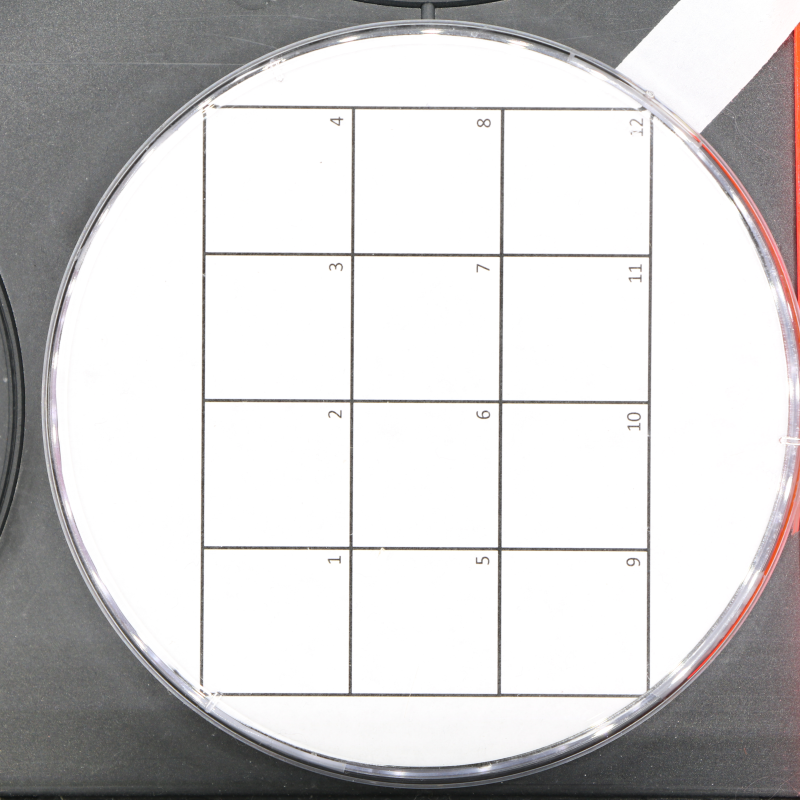
#> input picture 1_Decide_parameters/2_Align_and_crop_parameters/example_12-spot_grid.jpg, 4000 x 4000 px (shown at 1/5 size); its folder holds only this picture in this run
$ python crop.py ../1_Decide_parameters/2_Align_and_crop_parameters
#> lines starting #> are read from the running program, lines starting #| are printed output that depends on the picture
import os
import sys
from PIL import Image

wd = sys.argv[1] #"/scratch2/NSF_GWAS/deeplab/deeplab/dataset/JPEG/EJ/"

def cropshrinkIMG(file_path):

#> called with file_path = 'example_12-spot_grid.jpg'
    try:
        file_in = Image.open(file_path).convert("RGB")
#> file_in is the input picture: PIL image 4000x4000 RGB; mean R, G, B 208.6, 207.2, 207.4
        file_in = file_in.resize((900,900))
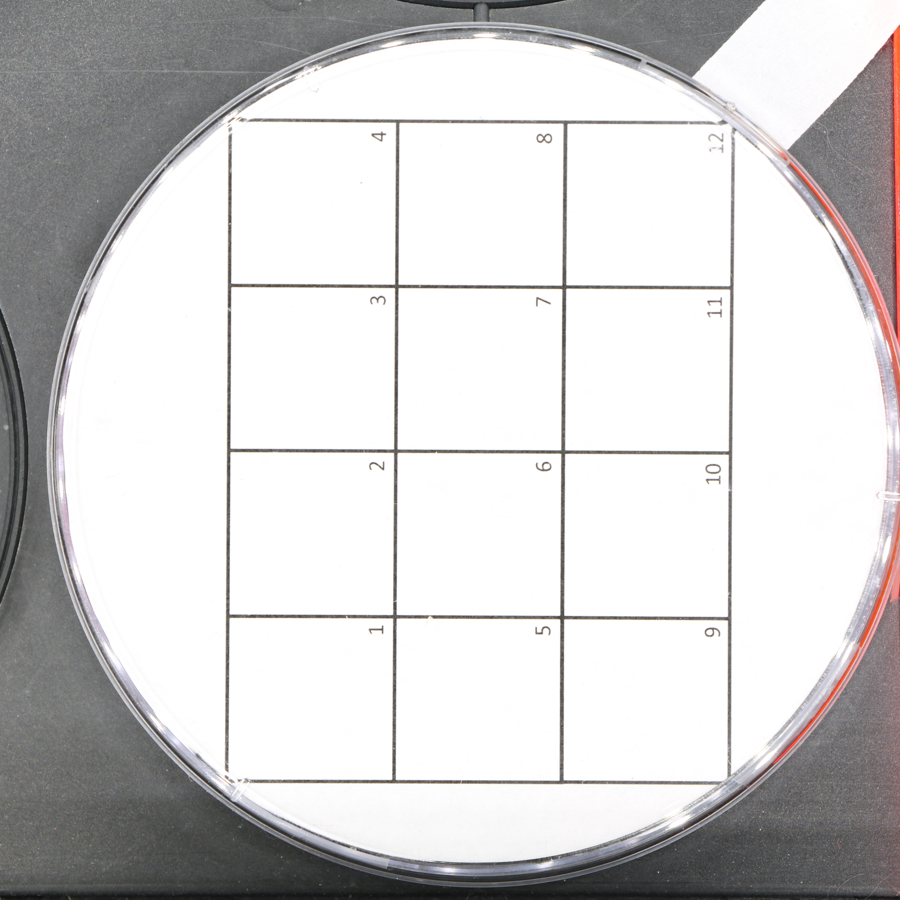
#> file_in: PIL image 900x900 RGB; mean R, G, B 208.6, 207.2, 207.4
        file_in = file_in.rotate(270)
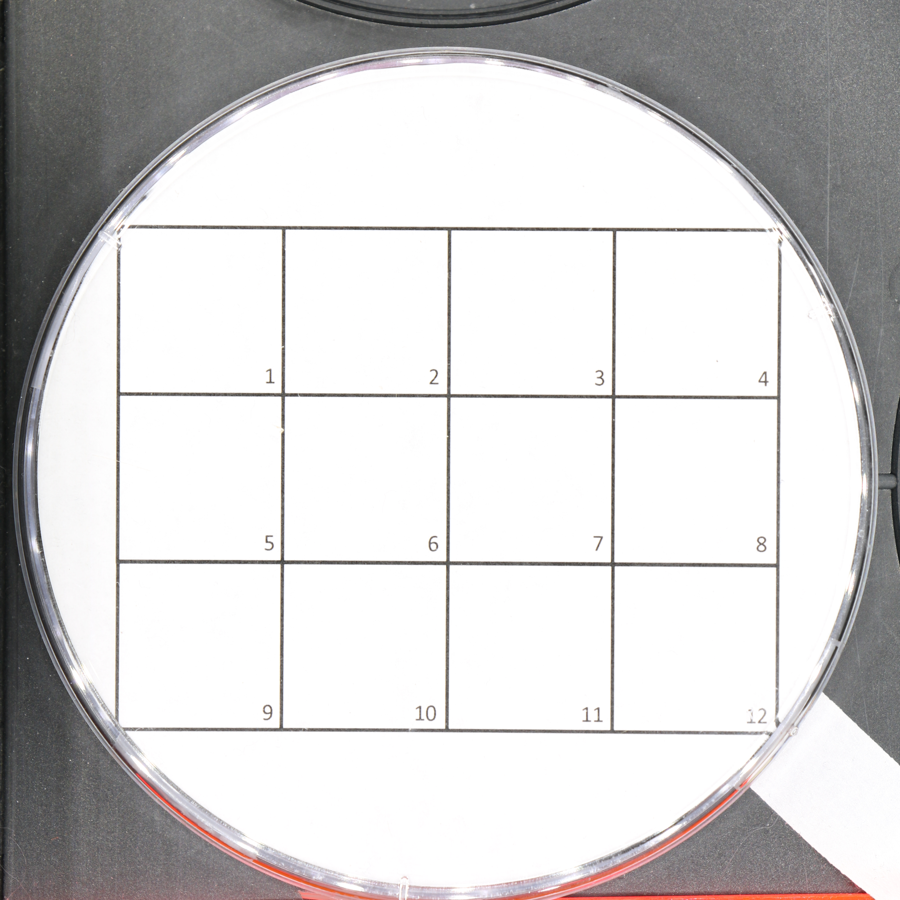
#> file_in: PIL image 900x900 RGB; mean R, G, B 208.6, 207.2, 207.4
        file_in = file_in.crop((0, 150, 900, 750))
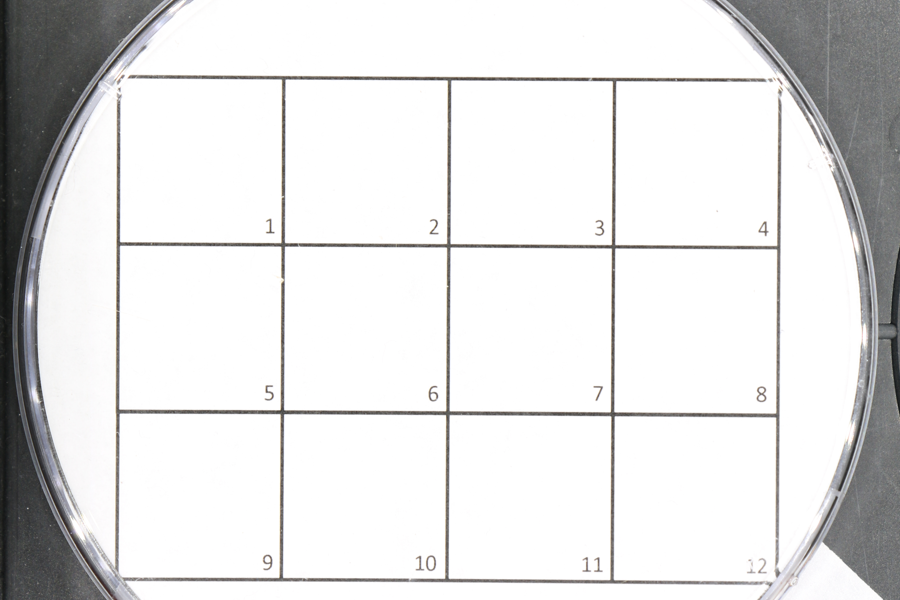
#> file_in: PIL image 900x600 RGB; mean R, G, B 224.8, 224.7, 224.8

        file_in.save(file_path.replace('rgb', 'rgb_cropped'))
    except:
        print('Corrupt ' + str(file_path))

def croploop(wd):
    file_list = os.listdir(wd)
    os.chdir(wd)
    file_list = [x for x in file_list if '.png' in x] + [x for x in file_list if '.jpg' in x]

    # If cropped files already overexist, we will overwrite instead of cropping the cropped versions
    file_list = [x for x in file_list if 'cropped' not in x]

    # Don't want to crop blend and composite images if they (already) exist
    file_list = [x for x in file_list if 'blend' not in x]
    file_list = [x for x in file_list if 'composite' not in x]

    for file in file_list:
        cropshrinkIMG(file)

def main(wd):
    croploop(wd)

if __name__ == "__main__":
    main(wd = wd)
